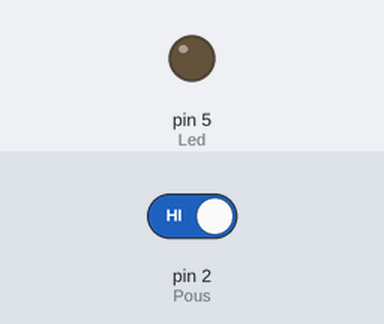
Bench run of a sketch on a simulated Arduino Uno, built with avr-gcc and run on an emulated ATmega328P. On the bench: output pins drawn as LEDs (lit = HIGH). Dashed ring = blinking. The inputs (shaded band) are chosen by the test bench; at power-on: pin 2 (Pous) HIGH.

Above: at 1.2 s.
1.3 s: pin 2 (Pous) driven LOW
At 4.2 s:
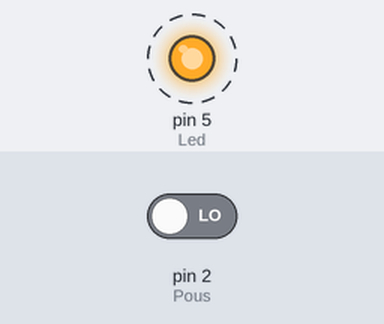
4.3 s: pin 2 (Pous) driven HIGH
At 5.4 s:
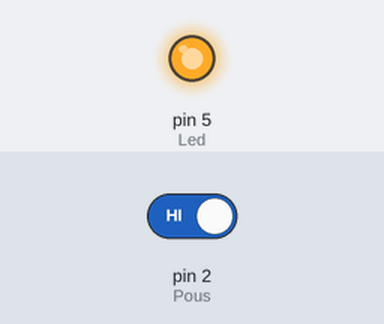
Timing chart, 0 to 7.3 s (numbered marks = the images above; inputs shaded):
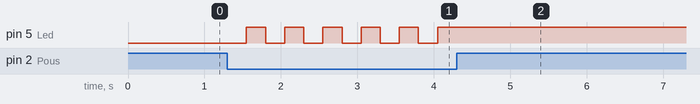

Measured:
- after the input at 1.3 s, pin 5 (Led): alternates HIGH for 0.25 s and LOW for 0.25 s, starting after 0.25 s
- after the input at 4.3 s, pin 5 (Led): stops changing and stays HIGH

The sketch:

lopo.ino
```cpp
// (licence header left out)
#define Pous 2 // pin2 Arduino
#define PousOn digitalRead (Pous) == 0
#define PousOff digitalRead (Pous) == 1
#define Led 5
#define LedOn digitalWrite (Led,LOW) ;
#define LedOff digitalWrite (Led,HIGH) ;

void setup () {
  pinMode (Pous, INPUT) ;
  pinMode (Led, OUTPUT) ;
}

void loop () {
  if (PousOn) {
    LedOn ; delay (250);
    LedOff ; delay (250);
  }
}
```
